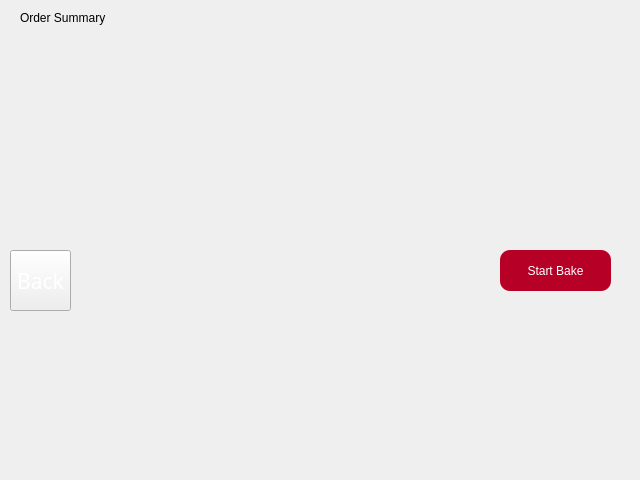
<?xml version="1.0" encoding="UTF-8"?>
<ui version="4.0">
 <class>OrderSummaryScreen</class>
 <widget class="QWidget" name="OrderSummaryScreen">
  <property name="geometry">
   <rect>
    <x>0</x>
    <y>0</y>
    <width>640</width>
    <height>480</height>
   </rect>
  </property>
  <property name="windowTitle">
   <string>Form</string>
  </property>
  <widget class="QPushButton" name="BackButton">
   <property name="geometry">
    <rect>
     <x>10</x>
     <y>250</y>
     <width>61</width>
     <height>61</height>
    </rect>
   </property>
   <property name="font">
    <font>
     <family>Chalkboard</family>
     <pointsize>16</pointsize>
    </font>
   </property>
   <property name="styleSheet">
    <string notr="true">QPushButton:pressed{border-image:url(:/Common/Images/BackButtonPressed.png);}

QPushButton{border-image:url(:/Common/Images/BackButton.png);}

QPushButton{color:rgb(255, 255, 255);}</string>
   </property>
   <property name="text">
    <string>Back</string>
   </property>
  </widget>
  <widget class="QPushButton" name="NextButton">
   <property name="geometry">
    <rect>
     <x>500</x>
     <y>250</y>
     <width>111</width>
     <height>41</height>
    </rect>
   </property>
   <property name="styleSheet">
    <string notr="true">QPushButton {

 	color: white;
 	background-color: rgb(183, 0, 38);
 	border-radius: 10px;

}

QPushButton:pressed {

	color: rgb(183, 0, 38);
	background-color: white;
	border-style: inset;
	border-color:rgb(183, 0, 38);
	border-width: 1px;

}</string>
   </property>
   <property name="text">
    <string>Start Bake</string>
   </property>
  </widget>
  <widget class="QLabel" name="OrderSummaryLabel">
   <property name="geometry">
    <rect>
     <x>20</x>
     <y>10</y>
     <width>151</width>
     <height>16</height>
    </rect>
   </property>
   <property name="text">
    <string>Order Summary</string>
   </property>
  </widget>
 </widget>
 <resources/>
 <connections/>
</ui>
